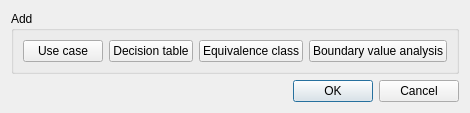
<?xml version="1.0" encoding="UTF-8"?>
<ui version="4.0">
 <class>Editor</class>
 <widget class="QDialog" name="Editor">
  <property name="geometry">
   <rect>
    <x>0</x>
    <y>0</y>
    <width>448</width>
    <height>110</height>
   </rect>
  </property>
  <property name="windowTitle">
   <string>Add technique</string>
  </property>
  <layout class="QVBoxLayout" name="verticalLayout_2">
   <item>
    <widget class="QGroupBox" name="groupBox">
     <property name="title">
      <string>Add</string>
     </property>
     <layout class="QVBoxLayout" name="verticalLayout">
      <item>
       <layout class="QHBoxLayout" name="horizontalLayout">
        <item>
         <widget class="QPushButton" name="useCaseButton">
          <property name="text">
           <string>Use case</string>
          </property>
         </widget>
        </item>
        <item>
         <widget class="QPushButton" name="decisionTableButton">
          <property name="text">
           <string>Decision table</string>
          </property>
         </widget>
        </item>
        <item>
         <widget class="QPushButton" name="equivalenceClassButton">
          <property name="text">
           <string>Equivalence class</string>
          </property>
         </widget>
        </item>
        <item>
         <widget class="QPushButton" name="bvaButton">
          <property name="text">
           <string>Boundary value analysis</string>
          </property>
         </widget>
        </item>
       </layout>
      </item>
     </layout>
    </widget>
   </item>
   <item>
    <widget class="QDialogButtonBox" name="buttonBox">
     <property name="orientation">
      <enum>Qt::Horizontal</enum>
     </property>
     <property name="standardButtons">
      <set>QDialogButtonBox::Cancel|QDialogButtonBox::Ok</set>
     </property>
    </widget>
   </item>
  </layout>
 </widget>
 <resources/>
 <connections>
  <connection>
   <sender>buttonBox</sender>
   <signal>accepted()</signal>
   <receiver>Editor</receiver>
   <slot>accept()</slot>
   <hints>
    <hint type="sourcelabel">
     <x>248</x>
     <y>254</y>
    </hint>
    <hint type="destinationlabel">
     <x>157</x>
     <y>274</y>
    </hint>
   </hints>
  </connection>
  <connection>
   <sender>buttonBox</sender>
   <signal>rejected()</signal>
   <receiver>Editor</receiver>
   <slot>reject()</slot>
   <hints>
    <hint type="sourcelabel">
     <x>316</x>
     <y>260</y>
    </hint>
    <hint type="destinationlabel">
     <x>286</x>
     <y>274</y>
    </hint>
   </hints>
  </connection>
 </connections>
</ui>
